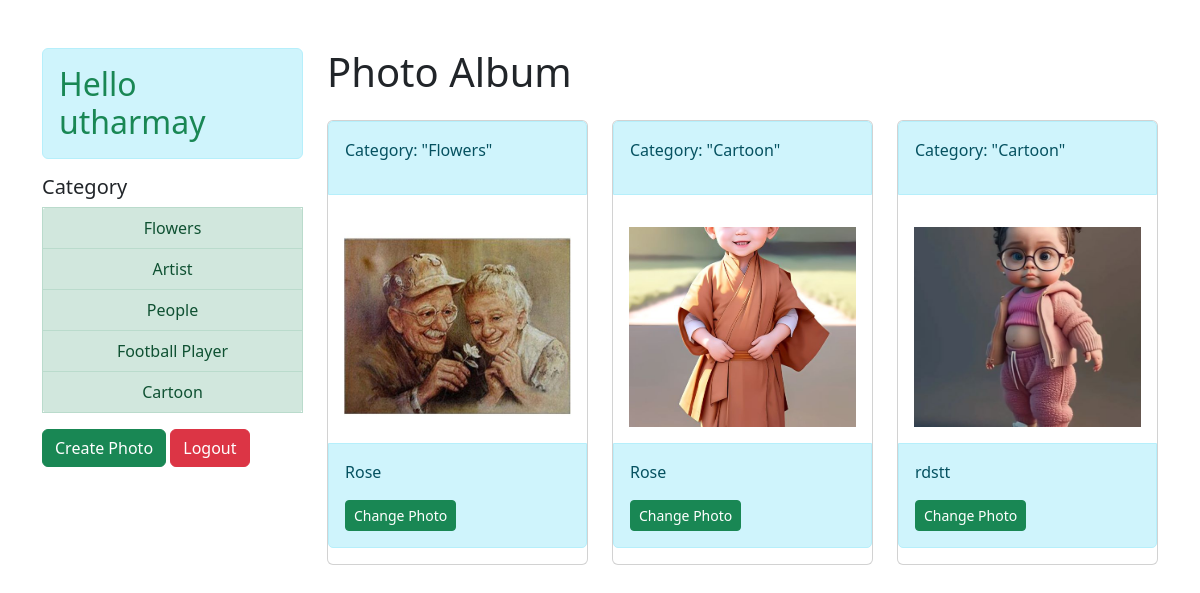
The page /photo (signed in) on the database its author committed.
### photo/models.py (models this page shows, shortened)
class Category(models.Model):
     user = models.ForeignKey(User, on_delete=models.SET_NULL, null=True, blank=True)
     name = models.CharField(max_length=50)
     def __str__(self):
          return self.name

class Photo(models.Model):
     category = models.ForeignKey(Category, on_delete=models.CASCADE)
     title = models.CharField(max_length=100)
     image = models.ImageField(upload_to='photo_album')

### photo/views.py (the view)
# urls.py: path('photo', views.photo_album, name="photoAlbum"),
@login_required(login_url='loginpage')
def photo_album(request):
     user = request.user
     category = request.GET.get('category')
     photos = Photo.objects.all()
     categories = Category.objects.all()
     if category == None:
          photos = Photo.objects.filter(category__user=user)
     else:
          photos = Photo.objects.filter(category__name=category)
     context = {
          'categories':categories,
          'photos':photos
     }
     return render(request, 'photo/photo_index.html', context)

### templates/photo/photo_index.html (shortened to what this page needs)
<!DOCTYPE html>
<html lang="en">
     <head>
          <link href="https://cdn.jsdelivr.net/npm/bootstrap@5.2.1/dist/css/bootstrap.min.css" rel="stylesheet"
>
     </head>
     <body>
          <div class="photo mt-5 container">
               <div class="row ">
                    <div class="col-lg-3">
                         <h2 class='text-success alert alert-info'>Hello {{ request.user }} </h2>
                         <div class="category">
                              <h5>Category</h5>
                              <table class="table table-bordered table-hover alert alert-success">
                                   {% for category in categories %}
                                   <tr class="text-center">
                                        <td>{{ category.name }}</td>
                                   </tr>
                                   {% endfor %}
                              </table>
                         </div>
                         <a href="{% url 'photo_create' %}" class="btn btn-success">Create Photo</a>
                         <a href="{% url 'logout' %}"><button class="btn btn-danger">Logout</button></a>
                    </div>
                    <div class="col-lg-9">
                         <h1>Photo Album</h1>
                         <div class="row">
                              {% for photo in photos %}
                              <div class="col col-md-4 col-sm-12">
                                 <div class="card mt-3">
                                    <div class="card-header alert alert-info">
                                       <p>Category:  "{{ photo.category }}"</p>
                                    </div>
                                    <div class="card-body" >
                                       <img src="{{ photo.image.url }}" alt="" width="100%" height="200px" style="object-fit:cover">
                                    </div>
                                    <div class="card-footer alert alert-info">
                                       <p>{{ photo.title }}</p>
                                       <a href="#" class="btn btn-sm btn-success">Change Photo</a>
                                    </div>
                                 </div>
                              </div>
                              {% endfor %}
                           </div>
                    </div>
               </div>
          </div>
     </body>
</html>

### rows shown on the page
Category: name "Flowers"
Category: name "Artist"
Category: name "People"
Category: name "Football Player"
Category: name "Cartoon"
Photo: category "Flowers", image (picture), title "Rose"
Photo: category "Cartoon", image (picture), title "Rose"
Photo: category "Cartoon", image (picture), title "rdstt"

### other values the page prints
{{ request.user }} "utharmay"
